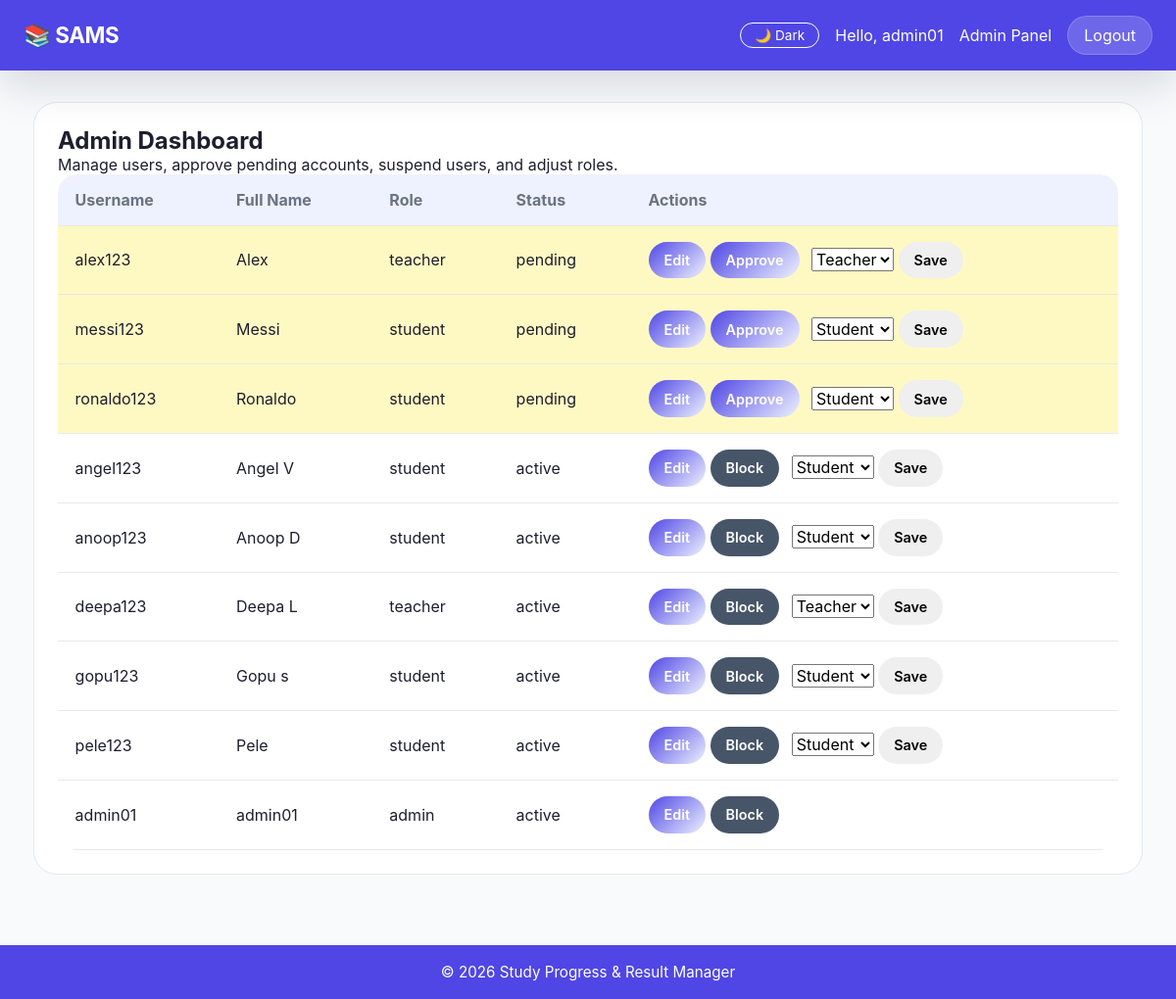
/admin (signed in), run on an earlier commit of the app's database.
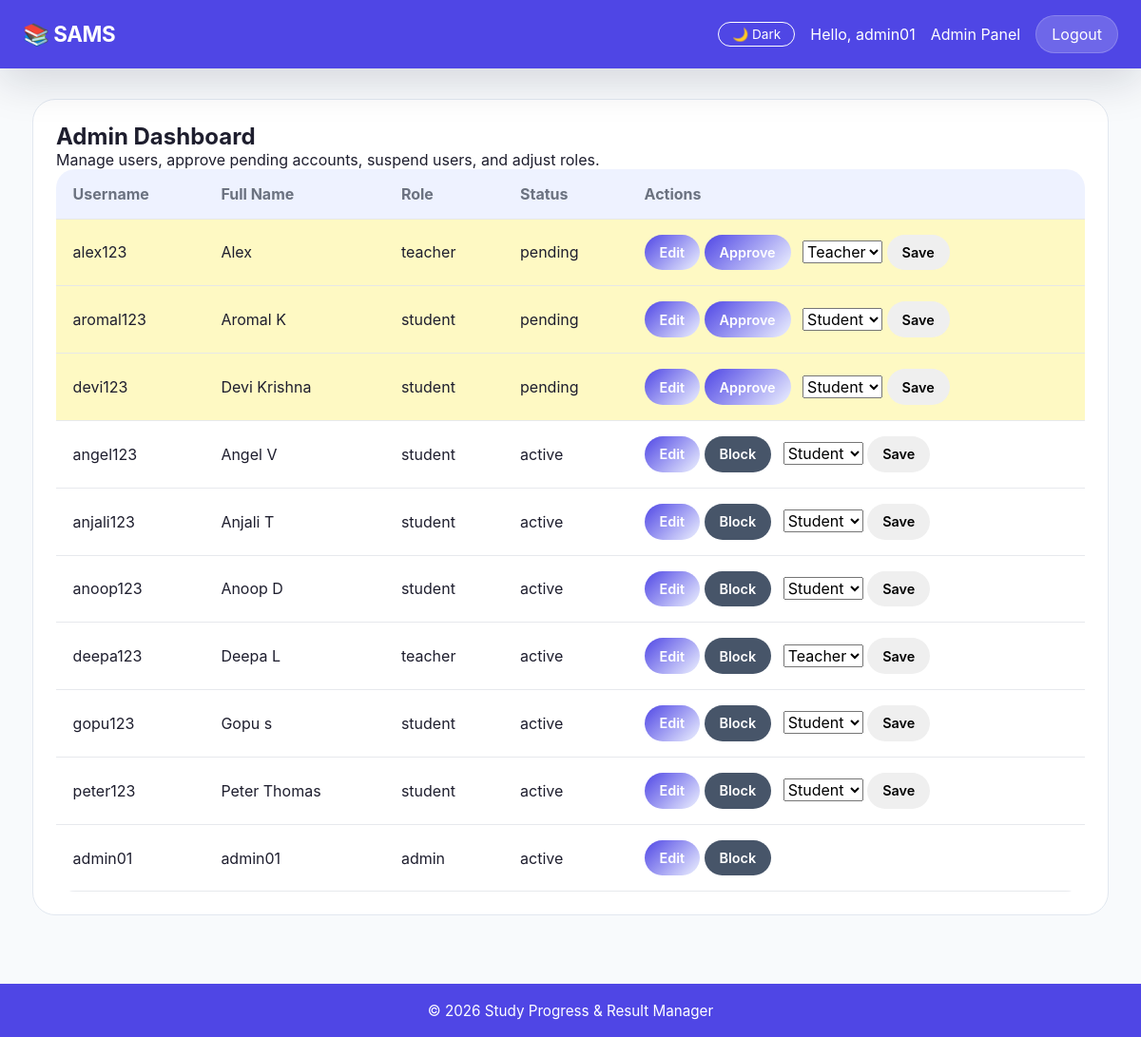
And on a later commit of the database.
### tables this page shows
CREATE TABLE "users" (
                id INTEGER PRIMARY KEY AUTOINCREMENT,
                username TEXT UNIQUE NOT NULL,
                password TEXT NOT NULL,
                role TEXT NOT NULL CHECK(role IN ('teacher', 'student', 'admin')),
                full_name TEXT NOT NULL,
                status TEXT NOT NULL CHECK(status IN ('pending', 'active', 'blocked')) DEFAULT 'pending',
                department TEXT,
                created_at TIMESTAMP DEFAULT CURRENT_TIMESTAMP
            , theme VARCHAR(10) DEFAULT 'light');

### app.py (the view)
@app.route('/admin')
@login_required
@admin_required
def admin_dashboard():
    conn = get_db_connection()
    users = conn.execute('''
        SELECT * FROM users
        ORDER BY CASE status WHEN 'pending' THEN 0 WHEN 'active' THEN 1 WHEN 'blocked' THEN 2 ELSE 3 END, full_name
    ''').fetchall()
    conn.close()
    return render_template('admin_dashboard.html', users=users)

### app.py (called while the page is built)
def login_required(f):
    @wraps(f)
    def decorated_function(*args, **kwargs):
        if 'user_id' not in session:
            flash('Please log in to access this page.', 'error')
            return redirect(url_for('login'))
        return f(*args, **kwargs)
    return decorated_function

def admin_required(f):
    @wraps(f)
    def decorated_function(*args, **kwargs):
        if session.get('role') != 'admin':
            flash('Access denied', 'error')
            return redirect(url_for('home'))
        return f(*args, **kwargs)
    return decorated_function

@app.context_processor
def inject_current_user():
    return {'current_user': CurrentUser(session)}

    @property
    def is_authenticated(self):
        return bool(self.id)

### database.py (called while the page is built)
def get_db_connection():
    conn = sqlite3.connect(DATABASE)
    conn.row_factory = sqlite3.Row  # This lets us access columns by name
    return conn

### templates/admin_dashboard.html (shortened to what this page needs)
{% extends 'base.html' %}
{% block content %}
<div class="card">
    <h2>Admin Dashboard</h2>
    <p>Manage users, approve pending accounts, suspend users, and adjust roles.</p>
    <table class="data-table">
        <thead>
            <tr>
                <th>Username</th>
                <th>Full Name</th>
                <th>Role</th>
                <th>Status</th>
                <th>Actions</th>
            </tr>
        </thead>
        <tbody>
            {% for user in users %}
                <tr class="{% if user['status'] == 'pending' %}pending-row{% elif user['status'] == 'blocked' %}blocked-row{% endif %}">
                    <td>{{ user['username'] }}</td>
                    <td>{{ user['full_name'] }}</td>
                    <td>{{ user['role'] }}</td>
                    <td>{{ user['status'] }}</td>
                    <td>
                        <a href="{{ url_for('admin_edit_user', user_id=user['id']) }}" class="btn btn-small btn-primary">Edit</a>
                        {% if user['status'] == 'pending' %}
                            <form method="POST" action="{{ url_for('admin_approve', user_id=user['id']) }}" style="display:inline-block; margin-right:0.5rem;">
                                <button type="submit" class="btn btn-small btn-primary">Approve</button>
                            </form>
                        {% elif user['status'] == 'active' %}
                            <form method="POST" action="{{ url_for('admin_block', user_id=user['id']) }}" style="display:inline-block; margin-right:0.5rem;">
                                <button type="submit" class="btn btn-small btn-secondary">Block</button>
                            </form>
                        {% elif user['status'] == 'blocked' %}
                            <form method="POST" action="{{ url_for('admin_approve', user_id=user['id']) }}" style="display:inline-block; margin-right:0.5rem;">
                                <button type="submit" class="btn btn-small btn-primary">Unblock</button>
                            </form>
                        {% endif %}
                        {% if user['role'] != 'admin' %}
                            <form method="POST" action="{{ url_for('admin_set_role', user_id=user['id']) }}" style="display:inline-block; vertical-align: top;">
                                <select name="role">
                                    <option value="student" {% if user['role'] == 'student' %}selected{% endif %}>Student</option>
                                    <option value="teacher" {% if user['role'] == 'teacher' %}selected{% endif %}>Teacher</option>
                                </select>
                                <button type="submit" class="btn btn-small">Save</button>
                            </form>
                        {% endif %}
                    </td>
                </tr>
            {% endfor %}
        </tbody>
    </table>
</div>
{% endblock %}

### templates/base.html (shortened to what this page needs)
<!DOCTYPE html>
<html lang="en">
<head>
    <link rel="stylesheet" href="{{ url_for('static', filename='style.css') }}">
</head>
<body class="{{ current_user.theme if current_user.is_authenticated else 'light' }}">
    <nav class="navbar">
        <div class="nav-brand">
            <a href="{{ url_for('home') }}">📚 SAMS</a>
        </div>
        <div class="nav-links">
            {% if current_user.is_authenticated %}
                <form action="{{ url_for('toggle_theme') }}" method="POST" style="display:inline;">
                  <button type="submit" class="theme-toggle">
                    {% if current_user.theme == 'dark' %}☀️ Light{% else %}🌙 Dark{% endif %}
                  </button>
                </form>
                <span class="welcome-text">Hello, {{ session.get('full_name') }}</span>
                {% if session.get('role') == 'teacher' %}
                    <a href="{{ url_for('teacher_dashboard') }}">Dashboard</a>
                    <a href="{{ url_for('enter_marks') }}">Enter Marks</a>
                    <a href="{{ url_for('assign_task') }}">Assign Task</a>
                {% elif session.get('role') == 'student' %}
                    <a href="{{ url_for('student_dashboard') }}">Dashboard</a>
                    <a href="{{ url_for('add_study_log') }}">Log Study</a>
                    <a href="{{ url_for('view_results') }}">My Results</a>
                {% elif session.get('role') == 'admin' %}
                    <a href="{{ url_for('admin_dashboard') }}">Admin Panel</a>
                {% endif %}
                <a href="{{ url_for('logout') }}" class="btn-logout">Logout</a>
            {% else %}
                <a href="{{ url_for('login') }}">Login</a>
                <a href="{{ url_for('register') }}">Register</a>
            {% endif %}
        </div>
    </nav>
    <main class="container">
        {% block content %}{% endblock %}
    </main>
    <footer>
        <p>&copy; 2026 Study Progress & Result Manager</p>
    </footer>
</body>
</html>

### static/style.css (style rules this page uses)
* { margin: 0; padding: 0; box-sizing: border-box; }
:root { --bg: #f8fafc; --card-bg: #ffffff; --text: #1e1e2e; --text-muted: #6b7280; --border: #e2e8f0; --primary: #4f46e5; --primary-light: #eef2ff; --navbar-bg: #4f46e5; --navbar-text: #ffffff; --input-bg: #ffffff; --input-border: #d1d5db; --table-header-bg: #eef2ff; --table-row-hover: #f1f5f9; --shadow: rgba(0, 0, 0, 0.08); --flash-success-bg: #dcfce7; --flash-success-text: #166534; --flash-success-border: #d1fae5; --flash-danger-bg: #fee2e2; --flash-danger-text: #991b1b; --flash-danger-border: #fecaca; --flash-info-bg: #dbeafe; --flash-info-text: #1e40af; --flash-warning-bg: #fef9c3; --flash-warning-text: #854d0e; --badge-pass-bg: #dcfce7; --badge-pass-text: #166534; --badge-fail-bg: #fee2e2; --badge-fail-text: #991b1b; --progress-bg: #e2e8f0; --progress-fill: #4f46e5; --streak-color: #4f46e5; --auth-brand-bg: #4f46e5; --auth-brand-text: #ffffff; --row-gold: #fef9c3; --danger: #ef4444; --row-silver: #f1f5f9; --row-bronze: #ffedd5; --surface: var(--card-bg); --surface-alt: #f8fafc; --secondary: #475569; --surface-border: rgba(229, 231, 235, 0.9); --navbar-border: rgba(255, 255, 255, 0.18); --focus-ring: rgba(99, 102, 241, 0.12); --grade-a: #16a34a; --grade-b: #15803d; --grade-c: #d97706; --grade-d: #ea580c; }
body, .card, .navbar, input, select, textarea, table, .btn, .flash, .badge { transition: background-color 0.3s ease, color 0.3s ease, border-color 0.3s ease; }
body { font-family: 'Inter', system-ui, -apple-system, BlinkMacSystemFont, 'Segoe UI', sans-serif; background: linear-gradient(180deg, var(--bg) 0%, var(--surface-alt) 100%); color: var(--text); min-height: 100vh; display: flex; flex-direction: column; }
a { color: inherit; text-decoration: none; }
button, input, select, textarea { font: inherit; }
.navbar { background: var(--navbar-bg); color: var(--navbar-text); padding: 1rem 1.5rem; display: flex; justify-content: space-between; align-items: center; gap: 1rem; position: sticky; top: 0; z-index: 20; box-shadow: 0 14px 45px rgba(15, 23, 42, 0.15); }
.nav-brand a { font-size: 1.4rem; font-weight: 700; letter-spacing: -0.02em; color: var(--auth-brand-text); }
.nav-links { display: flex; align-items: center; gap: 1rem; flex-wrap: wrap; }
.nav-links a, .btn-logout { color: var(--navbar-text); transition: opacity 0.2s ease, transform 0.2s ease; }
.btn-logout { background: var(--navbar-border); padding: 0.55rem 1rem; border-radius: 999px; border: 1px solid var(--navbar-border); }
.container { max-width: 1180px; width: 100%; margin: 0 auto; padding: 2rem 1.5rem 3rem; flex: 1; }
.btn { display: inline-flex; align-items: center; justify-content: center; padding: 0.9rem 1.6rem; border-radius: 999px; font-weight: 600; border: none; cursor: pointer; transition: transform 0.22s ease, box-shadow 0.22s ease, background-color 0.22s ease; }
.btn-primary { background: linear-gradient(135deg, var(--primary) 0%, var(--primary-light) 100%); color: var(--navbar-text); }
.btn-secondary { background: var(--secondary); color: var(--navbar-text); }
.btn-small { padding: 0.65rem 1rem; font-size: 0.9rem; }
.theme-toggle { background: transparent; border: 1px solid var(--navbar-text); border-radius: 20px; padding: 4px 14px; color: var(--navbar-text); font-size: 0.85rem; cursor: pointer; transition: background-color 0.2s ease, color 0.2s ease; }
.card { background: var(--surface); padding: 1.5rem; border-radius: 24px; margin-bottom: 1.5rem; box-shadow: var(--shadow); border: 1px solid var(--border); }
.data-table { width: 100%; border-collapse: collapse; background: var(--surface); border-radius: 20px; overflow: hidden; box-shadow: var(--shadow); }
.data-table th, .data-table td { padding: 1rem 1.1rem; text-align: left; border-bottom: 1px solid var(--surface-border); }
.data-table th { background: var(--table-header-bg); font-weight: 700; color: var(--text-muted); }
.pending-row { background: var(--row-gold); }
footer { background: var(--navbar-bg); color: var(--navbar-text); text-align: center; padding: 1.15rem; margin-top: auto; }
footer p { font-size: 0.95rem; }

What changed in the data, as far as the page shows it:
changed users: username "messi123" → "aromal123"; full_name "Messi" → "Aromal K"
changed users: username "ronaldo123" → "devi123"; full_name "Ronaldo" → "Devi Krishna"
added users: username "anjali123", full_name "Anjali T", role "student", status "active", role "Student"
changed users: username "pele123" → "peter123"; full_name "Pele" → "Peter Thomas"
